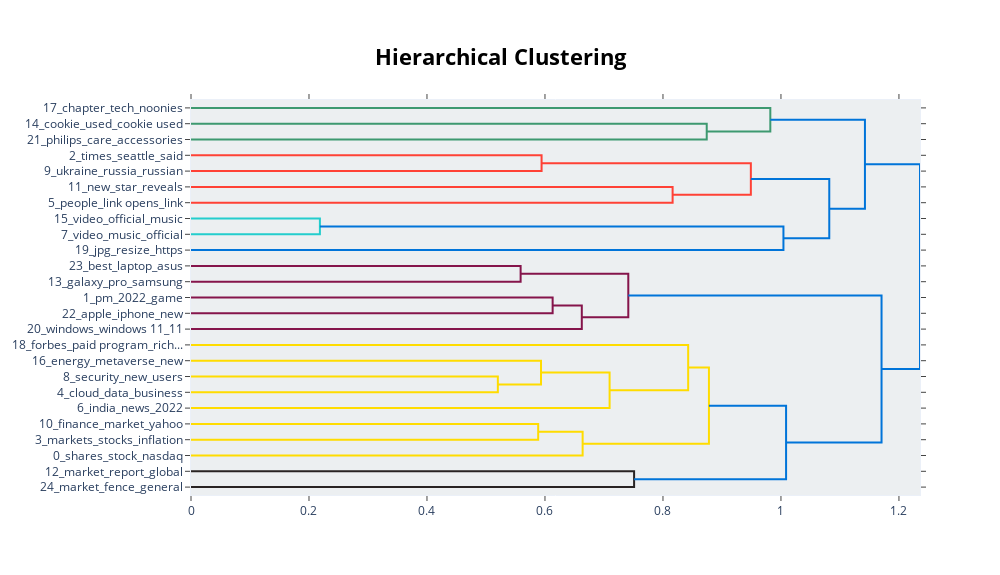

Source (notebook cell):
### Code cell
topic_model.visualize_hierarchy()

### Figure 1 — Plotly figure (JSON) as saved in the notebook; plotly's stock layout.template omitted (floating-point values rounded to 4 significant figures)
{"data": [{"hoverinfo": "text", "marker": {"color": "rgb(61,153,112)"}, "mode": "lines", "type": "scatter", "x": [0.0, 0.8742, 0.8742, 0.0], "xaxis": "x", "y": [-15.0, -15.0, -25.0, -25.0], "yaxis": "y"}, {"hoverinfo": "text", "marker": {"color": "rgb(61,153,112)"}, "mode": "lines", "type": "scatter", "x": [0.0, 0.982, 0.982, 0.8742], "xaxis": "x", "y": [-5.0, -5.0, -20.0, -20.0], "yaxis": "y"}, {"hoverinfo": "text", "marker": {"color": "rgb(255,65,54)"}, "mode": "lines", "type": "scatter", "x": [0.0, 0.5942, 0.5942, 0.0], "xaxis": "x", "y": [-35.0, -35.0, -45.0, -45.0], "yaxis": "y"}, {"hoverinfo": "text", "marker": {"color": "rgb(255,65,54)"}, "mode": "lines", "type": "scatter", "x": [0.0, 0.8163, 0.8163, 0.0], "xaxis": "x", "y": [-55.0, -55.0, -65.0, -65.0], "yaxis": "y"}, {"hoverinfo": "text", "marker": {"color": "rgb(255,65,54)"}, "mode": "lines", "type": "scatter", "x": [0.5942, 0.949, 0.949, 0.8163], "xaxis": "x", "y": [-40.0, -40.0, -60.0, -60.0], "yaxis": "y"}, {"hoverinfo": "text", "marker": {"color": "rgb(35,205,205)"}, "mode": "lines", "type": "scatter", "x": [0.0, 0.2185, 0.2185, 0.0], "xaxis": "x", "y": [-75.0, -75.0, -85.0, -85.0], "yaxis": "y"}, {"hoverinfo": "text", "marker": {"color": "rgb(0,116,217)"}, "mode": "lines", "type": "scatter", "x": [0.2185, 1.004, 1.004, 0.0], "xaxis": "x", "y": [-80.0, -80.0, -95.0, -95.0], "yaxis": "y"}, {"hoverinfo": "text", "marker": {"color": "rgb(0,116,217)"}, "mode": "lines", "type": "scatter", "x": [0.949, 1.082, 1.082, 1.004], "xaxis": "x", "y": [-50.0, -50.0, -87.5, -87.5], "yaxis": "y"}, {"hoverinfo": "text", "marker": {"color": "rgb(0,116,217)"}, "mode": "lines", "type": "scatter", "x": [0.982, 1.142, 1.142, 1.082], "xaxis": "x", "y": [-12.5, -12.5, -68.75, -68.75], "yaxis": "y"}, {"hoverinfo": "text", "marker": {"color": "rgb(133,20,75)"}, "mode": "lines", "type": "scatter", "x": [0.0, 0.5587, 0.5587, 0.0], "xaxis": "x", "y": [-105.0, -105.0, -115.0, -115.0], "yaxis": "y"}, {"hoverinfo": "text", "marker": {"color": "rgb(133,20,75)"}, "mode": "lines", "type": "scatter", "x": [0.0, 0.613, 0.613, 0.0], "xaxis": "x", "y": [-125.0, -125.0, -135.0, -135.0], "yaxis": "y"}, {"hoverinfo": "text", "marker": {"color": "rgb(133,20,75)"}, "mode": "lines", "type": "scatter", "x": [0.613, 0.6624, 0.6624, 0.0], "xaxis": "x", "y": [-130.0, -130.0, -145.0, -145.0], "yaxis": "y"}, {"hoverinfo": "text", "marker": {"color": "rgb(133,20,75)"}, "mode": "lines", "type": "scatter", "x": [0.5587, 0.7412, 0.7412, 0.6624], "xaxis": "x", "y": [-110.0, -110.0, -137.5, -137.5], "yaxis": "y"}, {"hoverinfo": "text", "marker": {"color": "rgb(255,220,0)"}, "mode": "lines", "type": "scatter", "x": [0.0, 0.5201, 0.5201, 0.0], "xaxis": "x", "y": [-175.0, -175.0, -185.0, -185.0], "yaxis": "y"}, {"hoverinfo": "text", "marker": {"color": "rgb(255,220,0)"}, "mode": "lines", "type": "scatter", "x": [0.0, 0.5933, 0.5933, 0.5201], "xaxis": "x", "y": [-165.0, -165.0, -180.0, -180.0], "yaxis": "y"}, {"hoverinfo": "text", "marker": {"color": "rgb(255,220,0)"}, "mode": "lines", "type": "scatter", "x": [0.5933, 0.7095, 0.7095, 0.0], "xaxis": "x", "y": [-172.5, -172.5, -195.0, -195.0], "yaxis": "y"}, {"hoverinfo": "text", "marker": {"color": "rgb(255,220,0)"}, "mode": "lines", "type": "scatter", "x": [0.0, 0.8427, 0.8427, 0.7095], "xaxis": "x", "y": [-155.0, -155.0, -183.8, -183.8], "yaxis": "y"}, {"hoverinfo": "text", "marker": {"color": "rgb(255,220,0)"}, "mode": "lines", "type": "scatter", "x": [0.0, 0.5885, 0.5885, 0.0], "xaxis": "x", "y": [-205.0, -205.0, -215.0, -215.0], "yaxis": "y"}, {"hoverinfo": "text", "marker": {"color": "rgb(255,220,0)"}, "mode": "lines", "type": "scatter", "x": [0.5885, 0.6638, 0.6638, 0.0], "xaxis": "x", "y": [-210.0, -210.0, -225.0, -225.0], "yaxis": "y"}, {"hoverinfo": "text", "marker": {"color": "rgb(255,220,0)"}, "mode": "lines", "type": "scatter", "x": [0.8427, 0.8779, 0.8779, 0.6638], "xaxis": "x", "y": [-169.4, -169.4, -217.5, -217.5], "yaxis": "y"}, {"hoverinfo": "text", "marker": {"color": "rgb(40,35,35)"}, "mode": "lines", "type": "scatter", "x": [0.0, 0.7511, 0.7511, 0.0], "xaxis": "x", "y": [-235.0, -235.0, -245.0, -245.0], "yaxis": "y"}, {"hoverinfo": "text", "marker": {"color": "rgb(0,116,217)"}, "mode": "lines", "type": "scatter", "x": [0.8779, 1.009, 1.009, 0.7511], "xaxis": "x", "y": [-193.4, -193.4, -240.0, -240.0], "yaxis": "y"}, {"hoverinfo": "text", "marker": {"color": "rgb(0,116,217)"}, "mode": "lines", "type": "scatter", "x": [0.7412, 1.17, 1.17, 1.009], "xaxis": "x", "y": [-123.8, -123.8, -216.7, -216.7], "yaxis": "y"}, {"hoverinfo": "text", "marker": {"color": "rgb(0,116,217)"}, "mode": "lines", "type": "scatter", "x": [1.142, 1.236, 1.236, 1.17], "xaxis": "x", "y": [-40.62, -40.62, -170.2, -170.2], "yaxis": "y"}], "layout": {"autosize": false, "height": 575, "hoverlabel": {"bgcolor": "white", "font": {"family": "Rockwell", "size": 16}}, "hovermode": "closest", "plot_bgcolor": "#ECEFF1", "showlegend": false, "title": {"font": {"color": "Black", "size": 22}, "text": "<b>Hierarchical Clustering</b>", "x": 0.5, "xanchor": "center", "yanchor": "top"}, "width": 1000, "xaxis": {"mirror": "allticks", "rangemode": "tozero", "showgrid": false, "showline": true, "showticklabels": true, "ticks": "outside", "type": "linear", "zeroline": false}, "yaxis": {"mirror": "allticks", "range": [-250, 0], "rangemode": "tozero", "showgrid": false, "showline": true, "showticklabels": true, "tickmode": "array", "ticks": "outside", "ticktext": ["17_chapter_tech_noonies", "14_cookie_used_cookie used", "21_philips_care_accessories", "2_times_seattle_said", "9_ukraine_russia_russian", "11_new_star_reveals", "5_people_link opens_link", "15_video_official_music", "7_video_music_official", "19_jpg_resize_https", "23_best_laptop_asus", "13_galaxy_pro_samsung", "1_pm_2022_game", "22_apple_iphone_new", "20_windows_windows 11_11", "18_forbes_paid program_rich...", "16_energy_metaverse_new", "8_security_new_users", "4_cloud_data_business", "6_india_news_2022", "10_finance_market_yahoo", "3_markets_stocks_inflation", "0_shares_stock_nasdaq", "12_market_report_global", "24_market_fence_general"], "tickvals": [-5, -15, -25, -35, -45, -55, -65, -75, -85, -95, -105, -115, -125, -135, -145, -155, -165, -175, -185, -195, -205, -215, -225, -235, -245], "type": "linear", "zeroline": false}}}
